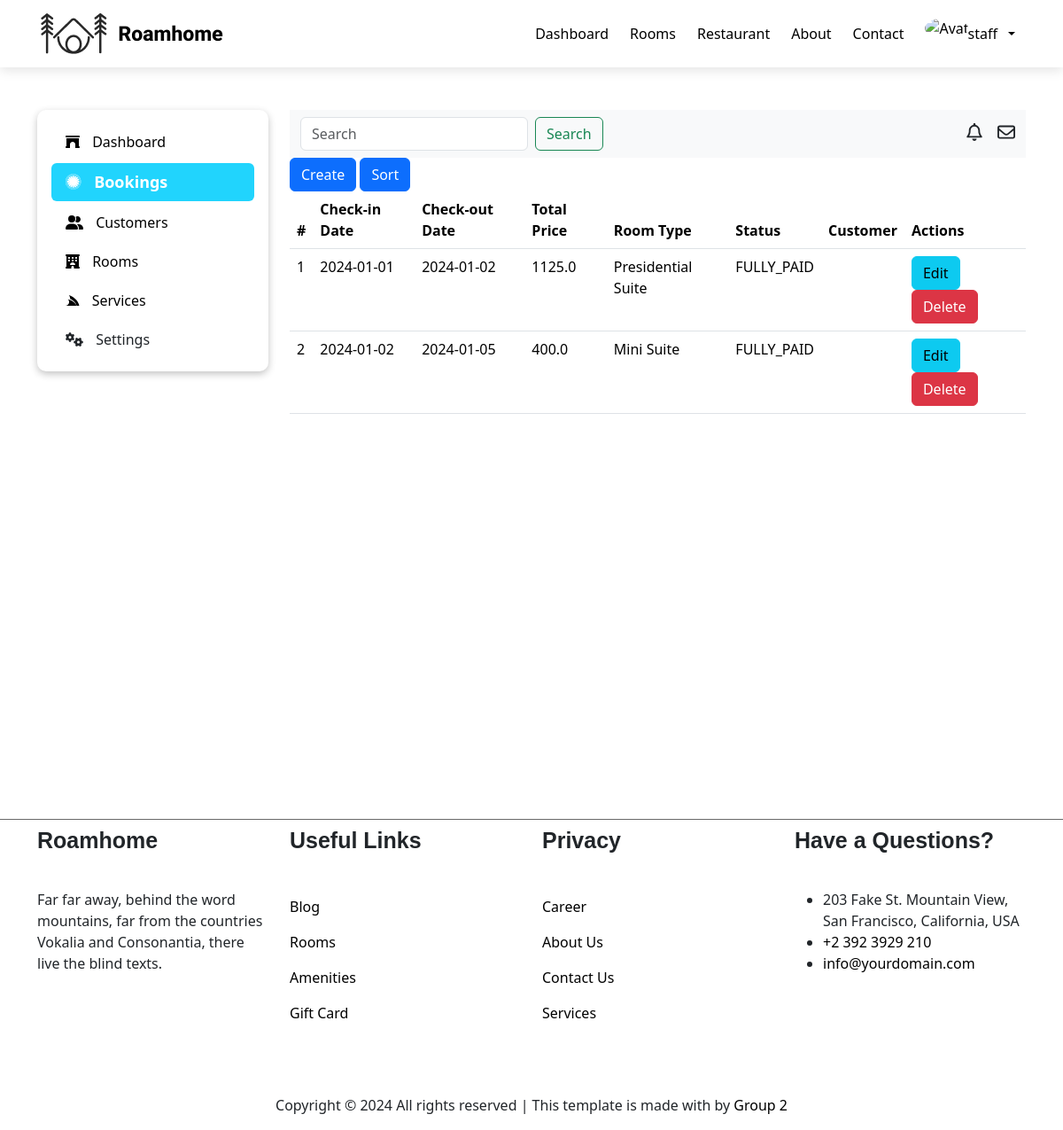
Before: /wp-admin/booking/ (signed in) with the older database file.
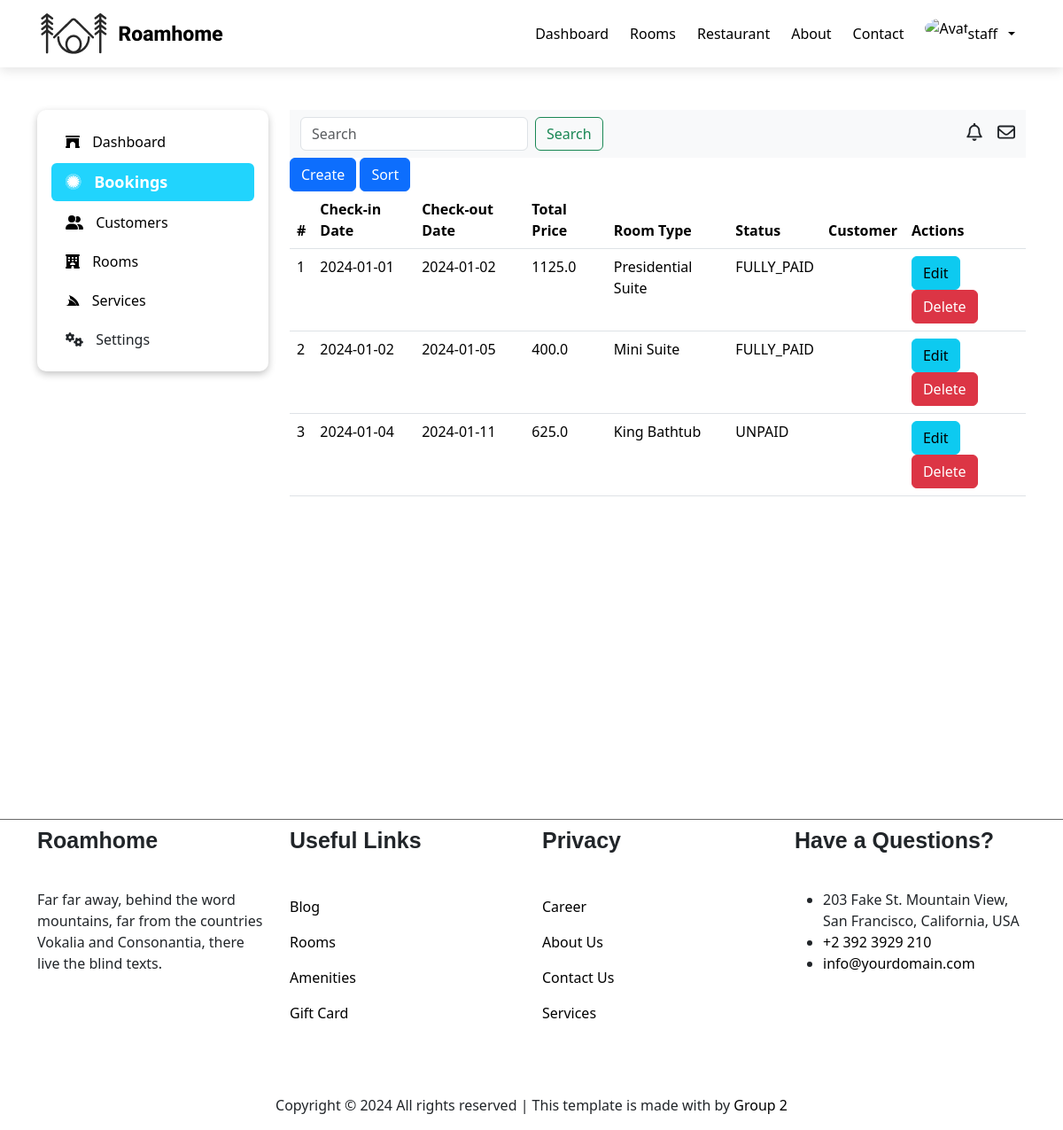
After: the same page with the newer database file.
### booking/models.py (models this page shows)
class Booking(models.Model):
    class Meta:
        db_table = 'booking'
    class PaymentStatus(models.TextChoices):
        UNPAID = 'UNPAID'
        PARTIALLY_PAID = 'PARITIALLY_PAID'
        FULLY_PAID = 'FULLY_PAID'
        DEPOSIT = 'DEPOSIT'
    checkin_date = models.DateField()
    checkout_date = models.DateField()
    room_type = models.CharField(max_length=50, default='Mini Suite')
    total_price = models.FloatField()
    status = models.CharField(max_length=20, choices=PaymentStatus.choices, default=PaymentStatus.UNPAID)
    customer = models.ForeignKey(Customer, on_delete=models.CASCADE)
    services = models.ManyToManyField(Service, null=True)
    rooms = models.ManyToManyField(Room, null=True)

### manager/views.py (the view)
# urls.py: path('booking/', manager.all_booking, name='all-booking'),
@login_required(login_url='login')
@user_passes_test(lambda user: user.role == 'STAFF', login_url='home')
def all_booking(request):
    data = Booking.objects.all()
    json_data = json.loads(serialize('json', data))
    bookings = json_data
    search = request.GET.get('search')
    sort = request.GET.get('sort')
    if search is not None and search != '':
        bookings = searchTotalPrice(bookings, search)
        return render(request, 'manager/pages/booking/all-booking.html', {'bookings': bookings, 'search': search})
    if sort is not None and sort == 'total_price':
        sort_arr = quick_sort_by_price(json_data, 'total_price')
        bookings = sort_arr
    return render(request, 'manager/pages/booking/all-booking.html', {'bookings': bookings})

### manager/templates/manager/pages/booking/all-booking.html
{% extends 'manager/pages/dashboard.html' %}
{% block dashboard_section %}
<main>
    <div class="row">
        <div class="col-6">
            <a href="{% url 'create-room-type' %}" type="button" class="btn btn-primary">Create</a>
            <a href="/wp-admin/booking/?sort=total_price" type="button" class="btn btn-primary">Sort</a>
        </div>
    </div>
    <table class="table">
        <thead>
            <tr>
                <th scope="col">#</th>
                <th scope="col">Check-in Date</th>
                <th scope="col">Check-out Date</th>
                <th scope="col">Total Price</th>
                <th scope="col">Room Type</th>
                <th scope="col">Status</th>
                <th scope="col">Customer</th>
                <th scope="col">Actions</th>
            </tr>
        </thead>
        <tbody>
            {% for booking in bookings %}
                <tr>
                    <td scope="col">{{ booking.pk }}</td>
                    <td scope="col">{{ booking.fields.checkin_date }}</td>
                    <td scope="col">{{ booking.fields.checkout_date }}</td>
                    <td scope="col">{{ booking.fields.total_price }}</td>
                    <td scope="col">{{ booking.fields.room_type }}</td>
                    <td scope="col">{{ booking.fields.status }}</td>
                    <td scope="col">{{ booking.fields.customer.first_name }} {{ booking.fields.customer.last_name }}</td>
                    <td scope="col">
                        <a href="/booking/{{ booking.pk }}" class="btn btn-info">Edit</a>
                        <a href="" class="btn btn-danger">Delete</a>
                    </td>
                </tr>
            {% endfor %}
        </tbody>
    </table>
</main>
{% endblock %}

Changed rows visible on the page:
added Booking: pk "3", fields.checkin_date "2024-01-04", fields.checkout_date "2024-01-11", fields.total_price "625.0", fields.room_type "King Bathtub", fields.status "UNPAID"
